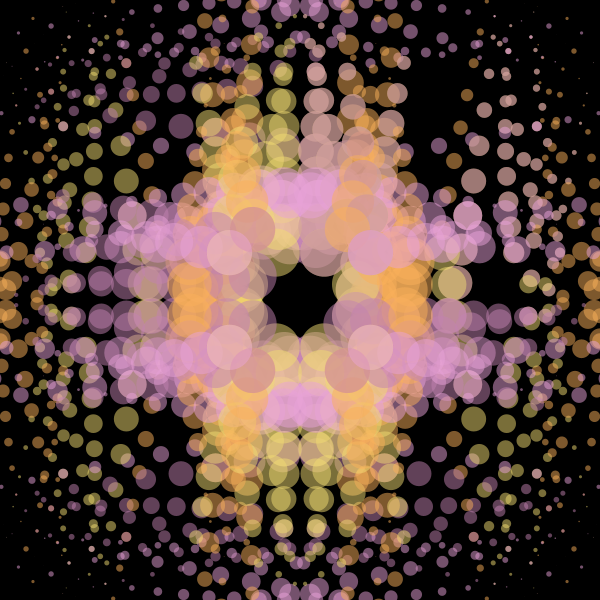
Frame 1 (no input)
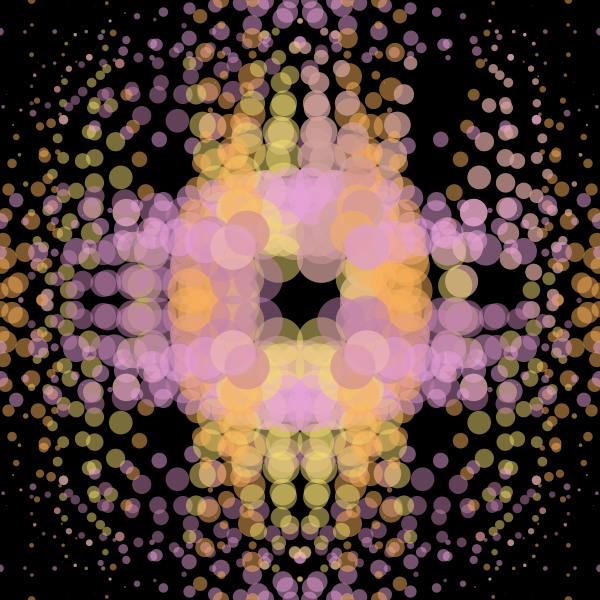
Frame 60 (the mouse pressed at the canvas centre just before this capture)
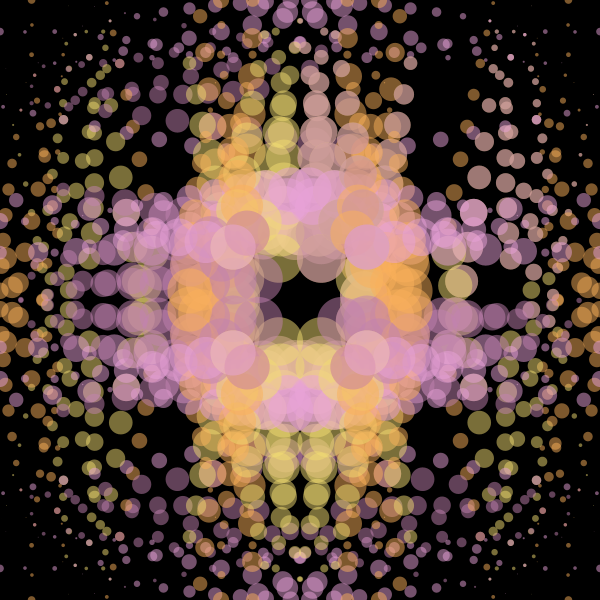
Frame 120 (the mouse held since frame 60 and released just before this capture)

The Processing sketch that drew these frames (run headless with seeded random() and noise(); from frame 60 on, the mouse is pressed at the canvas centre):

// Processing sketch: processing_150970
// ── processing_150970.pde

/*
 * Creative Coding
 * Week 2, 05 - Moving Patterns 1
 * by Indae Hwang and Jon McCormack
 * Copyright (c) 2014 Monash University
 *
 * This sketch builds on the previous sketches, drawing shapes based on the
 * current framerate. The movement of individual shapes combine to create a
 * gestalt field of motion. Use the arrow keys on your keyboard to change the
 * frame rate. 
 * 
 */

// variable used to store the current frame rate value
int frame_rate_value;

void setup() {
  size(600, 600);
  noStroke();
  noFill();

  frame_rate_value = 30;
  frameRate(frame_rate_value);
}


void draw() {

  background(0);
  
  int num = 20;
  int margin = 0;
  float gutter = 0; //distance between each cell
  float cellsize = ( width - (2 * margin) - gutter * (num - 1) ) / (num - 1);

  int circleNumber = 0; // counter
  int circleNumber2 = 0; // another counter
  for (int i=0; i<num/2; i++) { // NEW NEW NEW 'num/2' I'm only drawing half the width as I'm repeating it with symmetry
    for (int j=0; j<num/2; j++) { // NEW NEW NEW 'num/2' I'm only drawing half the width as I'm repeating it with symmetry
      circleNumber = (i * (num/2)) + j; // different way to calculate the circle number from w2_04

      float tx = margin + cellsize * i + gutter * i;
      float ty = margin + cellsize * j + gutter * j;

      movingCircle(tx, ty, cellsize*4, circleNumber);
    }
  }
} //end of draw 


void movingCircle(float x, float y, float size, int circleNum) {

  float finalAngle;
  finalAngle = frameCount + circleNum;

  //the rotating angle for each tempX and tempY postion is affected by frameRate and angle;  
  float tempX = x + (size / 2) * sin(PI / frame_rate_value * finalAngle);
  float tempY = y + (size / 2) * cos(PI / frame_rate_value * finalAngle);
  float tempX2 = x + (size / 2) * cos(PI / frame_rate_value * finalAngle); // NEW NEW NEW Swapped sin() for cos()
  float tempY2 = y + (size / 2) * sin(PI / frame_rate_value * finalAngle); // NEW NEW NEW Swapped cos() for sin()

  // NEW NEW NEW - I replaced the line() and rect() commands with ellipses and mirrored
  //               the top left portion to the top right, bottom right and bottom left   
  float sx = sin( map( tempX, 0, width, 0, PI) );
  float sy = sin( map( tempY, 0, height, 0, PI) );
  float xy = sx * sy;
  float diameterX = xy * 50;
  float diameterY = diameterX;
  
  int transparency = 128;

  fill(#f2db72, transparency); //browm
  ellipse(tempX, tempY, diameterX, diameterY);
  ellipse(width-tempX, tempY, diameterX, diameterY);
  ellipse(tempX, height-tempY, diameterX, diameterY);
  ellipse(width-tempX, height-tempY, diameterX, diameterY);

  fill(#faaf5a, transparency); //green
  ellipse(tempX2, tempY2, diameterX, diameterY);
  ellipse(width-tempX2, tempY2, diameterX, diameterY);
  ellipse(tempX2, height-tempY2, diameterX, diameterY);
  ellipse(width-tempX2, height-tempY2, diameterX, diameterY);

  fill(#c282b0, transparency);
  ellipse(tempY, tempX, diameterX, diameterY);
  ellipse(width-tempX, tempY, diameterX, diameterY);
  ellipse(tempY, height-tempX, diameterX, diameterY);
  ellipse(width-tempY, height-tempX, diameterX, diameterY);

  fill(#e8a2d8, transparency);
  ellipse(tempY2, tempX2, diameterX, diameterY);
  ellipse(width-tempY2, tempX2, diameterX, diameterY);
  ellipse(tempY2, height-tempX2, diameterX, diameterY);
  ellipse(width-tempY2, height-tempX2, diameterX, diameterY);
}


/*
 * keyReleased function
 *
 * called automatically by Processing when a keyboard key is released
 */
void keyReleased() {

  // right arrow -- increase frame_rate_value
  if (keyCode == RIGHT && frame_rate_value < 60) {
    frame_rate_value++;
  }

  // left arrow -- decrease frame_rate_value
  if ( keyCode == LEFT && frame_rate_value > 1) {
    frame_rate_value--;
  }

  // set the frameRate and print current value on the screen
  //frameRate(frame_rate_value);
  println("Current frame Rate is: " + frame_rate_value);
}
